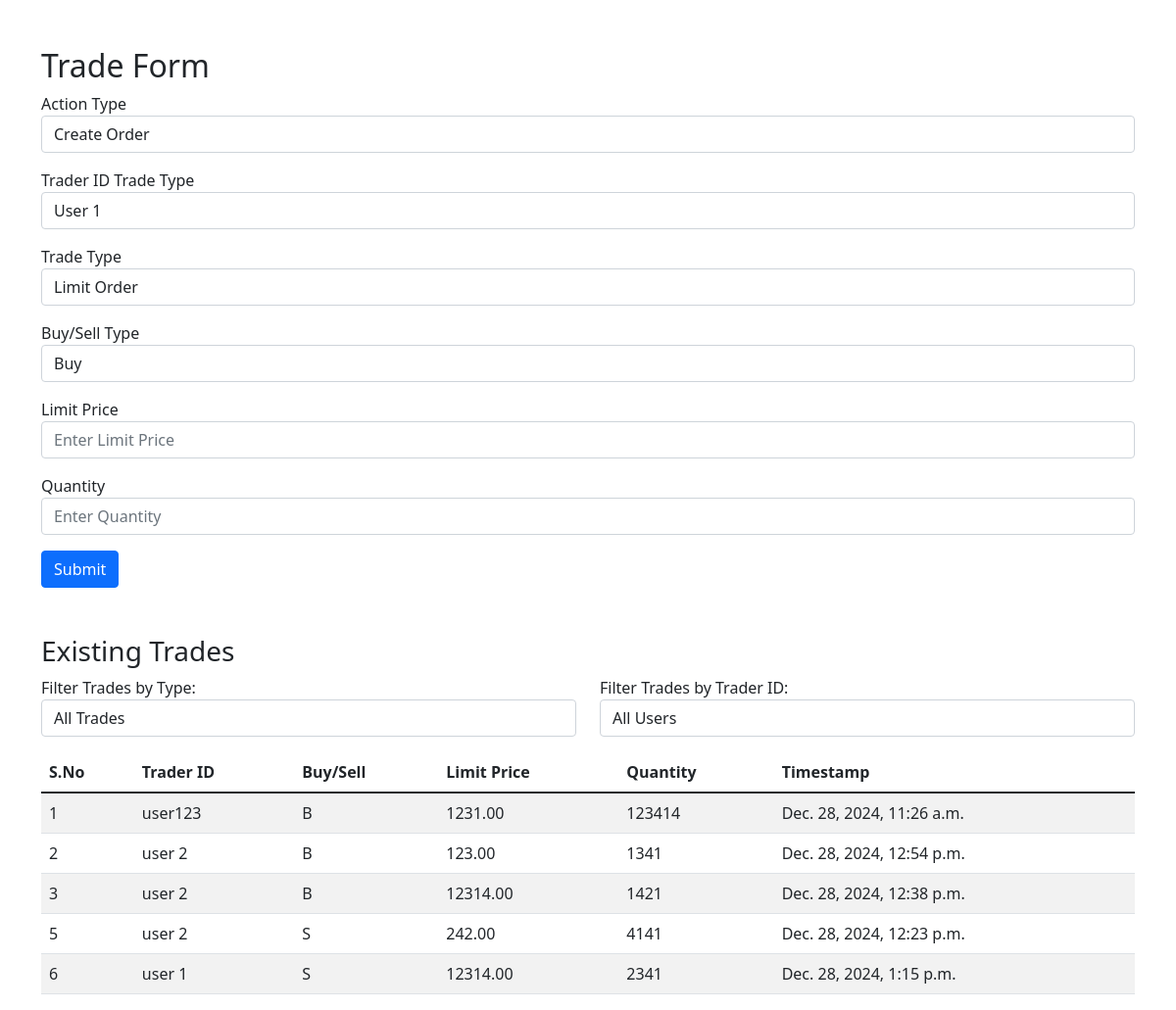
Page /generate_order/ on the earlier database version.
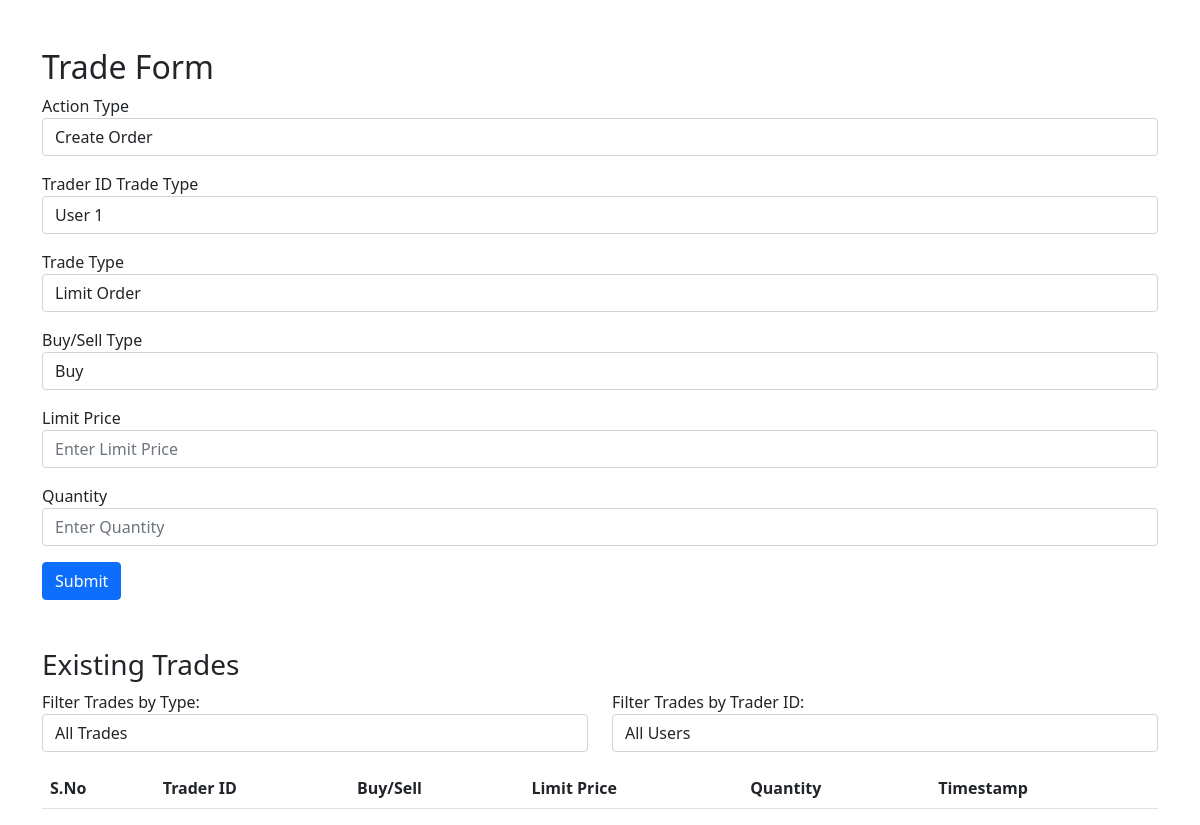
Same page on the later database version.
### generate_order/models.py (models this page shows, shortened)
class Trade(models.Model):
    sno = models.AutoField(primary_key=True)
    time = models.DateTimeField(auto_now_add=True)  # Automatically set to current time
    trader_id = models.CharField(max_length=50)
    trade_type = models.CharField(
        max_length=2,
        choices=[("Lo", "Limit Order"), ("Mo", "Market Order")]
    )
    action_type = models.CharField(
        max_length=3,
        choices=[("New", "New"), ("Mod", "Modify"), ("Can", "Cancel")]
    )
    bs_type = models.CharField(
        max_length=1,
        choices=[("B", "Buy"), ("S", "Sell")]
    )
    limit_price = models.DecimalField(max_digits=10, decimal_places=2, null=True, blank=True)
    quantity = models.PositiveIntegerField()

### generate_order/views.py (the view)
# urls.py: path('generate_order/', views.trade_form, name='trade_form'),
def trade_form(request):
    if request.method == 'POST':
        action_type = request.POST.get('action_type')
        sno = request.POST.get('sno', None)  # Get sno if provided
        if action_type == 'Cancel' and sno:
            try:
                trade = Trade.objects.get(sno=sno)  # Get the trade by sno
                trade.delete()  # Delete the trade
                return redirect('/generate_trade/')  # Redirect after deletion
            except Trade.DoesNotExist:
                return HttpResponse("Trade with given sno not found.", status=404)
        elif action_type == 'Mod' and sno:
            try:
                trade = Trade.objects.get(sno=sno)  # Get the trade by sno
                trade.trader_id = request.POST.get('trader_id')
                trade.trade_type = request.POST.get('trade_type')
                trade_type=request.POST.get('trade_type')
                bs_type=request.POST.get('bs_type')
                trade.bs_type = request.POST.get('bs_type')
                trade.limit_price = request.POST.get('limit_price')
                trade.quantity = request.POST.get('quantity')
                trade.time = datetime.now()  # Update timestamp
                if trade_type == 'Mo':  # Market Order
                    if bs_type == 'B':  # Buy order
                        lowest_sell_price = Trade.objects.filter(bs_type='S').order_by('limit_price').first()
                        trade.limit_price = lowest_sell_price.limit_price if lowest_sell_price else 100
                    elif bs_type == 'S':  # Sell order
                        highest_buy_price = Trade.objects.filter(bs_type='B').order_by('-limit_price').first()
                        trade.limit_price = highest_buy_price.limit_price if highest_buy_price else 100
                trade.save()  # Save changes
            except Trade.DoesNotExist:
                return HttpResponse("Trade with given sno not found.", status=404)
        else:
            trader = request.POST.get('trader_id')
            trade_type = request.POST.get('trade_type')
            bs_type = request.POST.get('bs_type')
            limit_price = request.POST.get('limit_price')
            quantity = request.POST.get('quantity')
            if trade_type == 'Mo':  # Market Order
                if bs_type == 'B':  # Buy order
                    lowest_sell_price = Trade.objects.filter(bs_type='S').order_by('limit_price').first()
                    limit_price = lowest_sell_price.limit_price if lowest_sell_price else 100
                elif bs_type == 'S':  # Sell order
                    highest_buy_price = Trade.objects.filter(bs_type='B').order_by('-limit_price').first()
                    limit_price = highest_buy_price.limit_price if highest_buy_price else 100
            if bs_type == 'B':
                lowest_sell_price = Trade.objects.filter(bs_type='S').order_by('limit_price').first()
                if lowest_sell_price and (int(lowest_sell_price.limit_price)<int(limit_price)):
                    buyer_id=trader
                    seller_id=lowest_sell_price.trader_id
                    price=lowest_sell_price.limit_price
                    quantity_executed=min(int(lowest_sell_price.quantity),int(quantity))
                    q=int(lowest_sell_price.quantity-quantity_executed)
                    lowest_sell_price.quantity = str(q)
                    q=int(quantity)-quantity_executed
                    quantity=str(q)
                    lowest_sell_price.save()
                    if(int(lowest_sell_price.quantity)==0):
                        lowest_sell_price.delete()
                    executed_trade=TradeSummary(
                        buy_id=buyer_id,
                        sell_id=seller_id,
                        price=price,
                        quantity=quantity_executed,
                        time=datetime.now(),
                    )
                    if buyer_id != seller_id:
                        executed_trade.save()
            if bs_type == 'S':
                lowest_sell_price = Trade.objects.filter(bs_type='B').order_by('-limit_price').first()
                if lowest_sell_price and  (int(lowest_sell_price.limit_price)>int(limit_price)):
                    seller_id=trader
                    buyer_id=lowest_sell_price.trader_id
                    price=lowest_sell_price.limit_price
                    quantity_executed=min(int(lowest_sell_price.quantity),int(quantity))
                    q=int(lowest_sell_price.quantity-quantity_executed)
                    lowest_sell_price.quantity = str(q)
                    q=int(quantity)-quantity_executed
                    quantity=str(q)
                    lowest_sell_price.save()
                    if(int(lowest_sell_price.quantity)==0):
                        lowest_sell_price.delete()
                    executed_trade=TradeSummary(
                        buy_id=buyer_id,
                        sell_id=seller_id,
                        price=price,
                        quantity=quantity_executed,
                        time=datetime.now(),
                    )
                    if(buyer_id != seller_id):
                        executed_trade.save()
            trade = Trade(
                trader_id=trader,
                trade_type=trade_type,
                action_type=action_type,
                bs_type=bs_type,
                limit_price=limit_price,
                quantity=quantity,
                time=datetime.now(),  # Automatically set current time
            )
            if(int(quantity) != 0):
                trade.save()  # Save to the database
        return redirect('/generate_order/')  # Redirect to the home page or another page after form submission
    else:
        trades = Trade.objects.all()
        trade_summaries = TradeSummary.objects.all()
        return render(request, 'trade_form.html', {
            'trades': trades,
            'trade_summaries': trade_summaries,
        })

### generate_order/templates/trade_form.html (shortened to what this page needs)
<!DOCTYPE html>
<html lang="en">
<head>
    <link rel="stylesheet" href="https://cdnjs.cloudflare.com/ajax/libs/bootstrap/5.1.3/css/bootstrap.min.css">
</head>
<body>
    <div class="container mt-5">
        <h2>Trade Form</h2>
        <form method="POST" action="">
            <div class="form-group mb-3">
                <label for="action_type">Action Type</label>
                <select class="form-control" name="action_type" id="action_type" required>
                    <option value="Create">Create Order</option>
                </select>
            </div>
            <div class="form-group mb-3" id="trader-group">
                <label for="trader_id">Trader ID</label>
                <label for="trader_id">Trade Type</label>
                <select name="trader_id" id="trader_id" class="form-control" required>
                    <option value="user 1">User 1</option>
                </select>
            </div>
            <div class="form-group mb-3" id="trade-type-group">
                <label for="trade_type">Trade Type</label>
                <select class="form-control" name="trade_type" id="trade_type">
                    <option value="Lo">Limit Order</option>
                </select>
            </div>
            <div class="form-group mb-3" id="bs-type-group">
                <label for="bs_type">Buy/Sell Type</label>
                <select class="form-control" name="bs_type" id="bs_type">
                    <option value="B">Buy</option>
                </select>
            </div>
            <div class="form-group mb-3" id="limit-price-group">
                <label for="limit_price">Limit Price</label>
                <input type="number" step="0.01" class="form-control" name="limit_price" id="limit_price" placeholder="Enter Limit Price">
            </div>
            <div class="form-group mb-3" id="quantity-group">
                <label for="quantity">Quantity</label>
                <input type="number" class="form-control" name="quantity" id="quantity" placeholder="Enter Quantity">
            </div>
            <button type="submit" class="btn btn-primary">Submit</button>
        </form>
        <h3 class="mt-5">Existing Trades</h3>
        <div class="mb-3 row">
            <div class="col-md-6">
                <label for="filter-trades">Filter Trades by Type:</label>
                <select class="form-control" id="filter-trades">
                    <option value="All">All Trades</option>
                </select>
            </div>
            <div class="col-md-6">
                <label for="filter-user">Filter Trades by Trader ID:</label>
                <select class="form-control" id="filter-user">
                    <option value="All">All Users</option>
                </select>
            </div>
        </div>
        <table class="table table-striped" id="trades-table">
            <thead>
                <tr>
                    <th>S.No</th>
                    <th>Trader ID</th>
                    <th>Buy/Sell</th>
                    <th>Limit Price</th>
                    <th>Quantity</th>
                    <th>Timestamp</th>
                </tr>
            </thead>
            <tbody>
                {% for trade in trades %}
                <tr class="trade-row"
                    data-trade-type="{{ trade.trade_type }}"
                    data-bs-type="{{ trade.bs_type }}"
                    data-trader-id="{{ trade.trader_id }}">
                    <td>{{ trade.sno }}</td>
                    <td>{{ trade.trader_id }}</td>
                    <td>{{ trade.bs_type }}</td>
                    <td>{{ trade.limit_price }}</td>
                    <td>{{ trade.quantity }}</td>
                    <td>{{ trade.time }}</td>
                </tr>
                {% endfor %}
            </tbody>
        </table>
    </div>
</body>
</html>

Differences in the rows shown:
removed Trade: sno "1", trader_id "user123", bs_type "B", limit_price "1231.00", quantity "123414", time "Dec. 28, 2024, 11:26 a.m."
removed Trade: sno "2", trader_id "user 2", bs_type "B", limit_price "123.00", quantity "1341", time "Dec. 28, 2024, 12:54 p.m."
removed Trade: sno "3", trader_id "user 2", bs_type "B", limit_price "12314.00", quantity "1421", time "Dec. 28, 2024, 12:38 p.m."
removed Trade: sno "5", trader_id "user 2", bs_type "S", limit_price "242.00", quantity "4141", time "Dec. 28, 2024, 12:23 p.m."
removed Trade: sno "6", trader_id "user 1", bs_type "S", limit_price "12314.00", quantity "2341", time "Dec. 28, 2024, 1:15 p.m."
